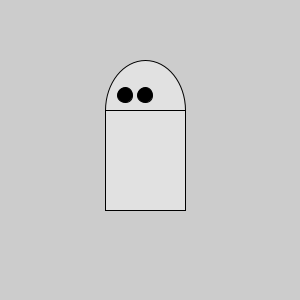
Frame 1 (no input)
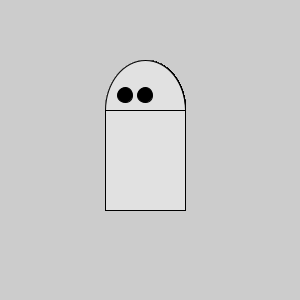
Frame 60 (the mouse pressed at the canvas centre just before this capture)
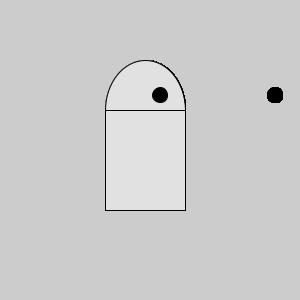
Frame 120 (the mouse held since frame 60 and released just before this capture)

The Processing sketch that drew these frames (run headless with seeded random() and noise(); from frame 60 on, the mouse is pressed at the canvas centre):

// Processing sketch: processing_179888
// ── processing_179888.pde

void setup() {  //setup function called initially, only once
size(300,300);
 
 }

void draw() {  //draw fonction loops 
   fill(225); 
ellipse(145,110,80,100);
rect(105,110,80,100);
fill(0);
ellipse(125+mouseX,95,15,15);
ellipse(145+mouseX/10,95,15,15);
}
